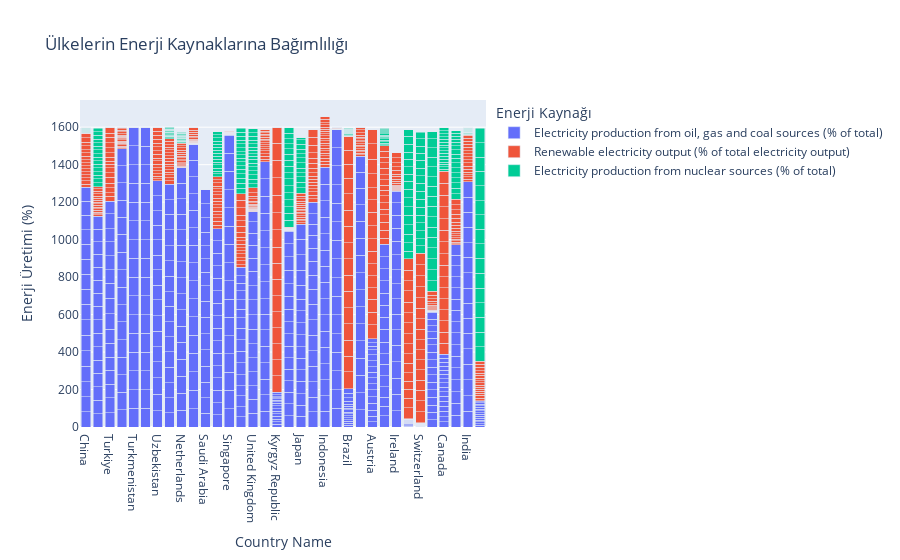
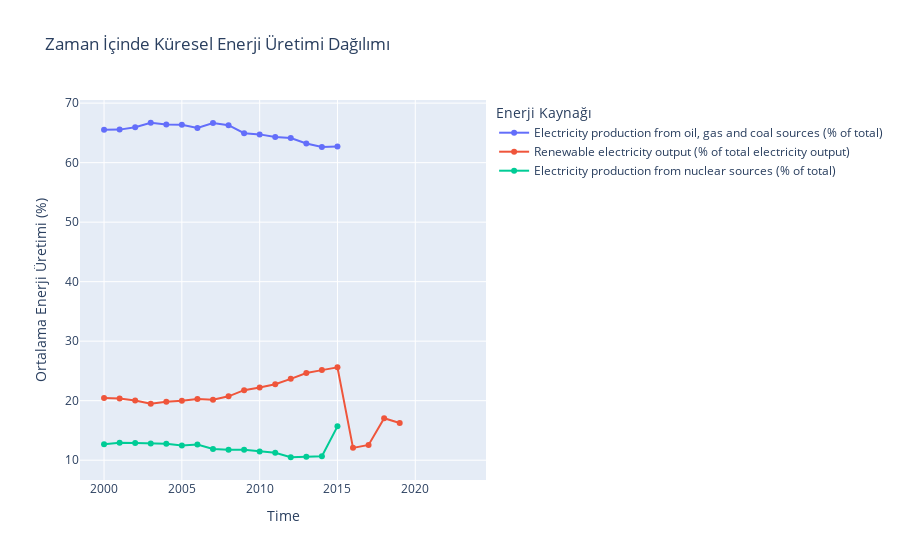

Notebook cell for these charts, in order:
### Code cell
# **Ülkelerin Enerji Kaynaklarına Bağımlılığı (Stacked Bar Chart)**
fig_energy_distribution = px.bar(
    df,
    x="Country Name",
    y=[
        "Electricity production from oil, gas and coal sources (% of total)",
        "Renewable electricity output (% of total electricity output)",
        "Electricity production from nuclear sources (% of total)"
    ],
    title="Ülkelerin Enerji Kaynaklarına Bağımlılığı",
    labels={"value": "Enerji Üretimi (%)", "variable": "Enerji Kaynağı"},
    barmode="stack",
    height=600
)
fig_energy_distribution.show()

# **Zaman İçinde Enerji Üretim Kaynaklarının Değişimi (Line Chart)**
df_trend = df.groupby("Time")[
    ["Electricity production from oil, gas and coal sources (% of total)",
     "Renewable electricity output (% of total electricity output)",
     "Electricity production from nuclear sources (% of total)"]
].mean().reset_index()

fig_energy_trend = px.line(
    df_trend,
    x="Time",
    y=df_trend.columns[1:],
    title="Zaman İçinde Küresel Enerji Üretimi Dağılımı",
    labels={"value": "Ortalama Enerji Üretimi (%)", "variable": "Enerji Kaynağı"},
    markers=True
)
fig_energy_trend.show()

### Figure 1 — Plotly figure (JSON) as saved in the notebook; plotly's stock layout.template omitted (floating-point values rounded to 4 significant figures; data arrays with more than 128 entries replaced by an {"elided": "..."} marker saying what was removed)
{"data": [{"alignmentgroup": "True", "hovertemplate": "Enerji Kaynağı=Electricity production from oil, gas and coal sources (% of total)<br>Country Name=%{x}<br>Enerji Üretimi (%)=%{y}<extra></extra>", "legendgroup": "Electricity production from oil, gas and coal sources (% of total)", "marker": {"color": "#636efa", "pattern": {"shape": ""}}, "name": "Electricity production from oil, gas and coal sources (% of total)", "offsetgroup": "Electricity production from oil, gas and coal sources (% of total)", "orientation": "v", "showlegend": true, "textposition": "auto", "type": "bar", "x": {"elided": "816 str values"}, "xaxis": "x", "y": {"elided": "816 float values"}, "yaxis": "y"}, {"alignmentgroup": "True", "hovertemplate": "Enerji Kaynağı=Renewable electricity output (% of total electricity output)<br>Country Name=%{x}<br>Enerji Üretimi (%)=%{y}<extra></extra>", "legendgroup": "Renewable electricity output (% of total electricity output)", "marker": {"color": "#EF553B", "pattern": {"shape": ""}}, "name": "Renewable electricity output (% of total electricity output)", "offsetgroup": "Renewable electricity output (% of total electricity output)", "orientation": "v", "showlegend": true, "textposition": "auto", "type": "bar", "x": {"elided": "816 str values"}, "xaxis": "x", "y": {"elided": "816 float values"}, "yaxis": "y"}, {"alignmentgroup": "True", "hovertemplate": "Enerji Kaynağı=Electricity production from nuclear sources (% of total)<br>Country Name=%{x}<br>Enerji Üretimi (%)=%{y}<extra></extra>", "legendgroup": "Electricity production from nuclear sources (% of total)", "marker": {"color": "#00cc96", "pattern": {"shape": ""}}, "name": "Electricity production from nuclear sources (% of total)", "offsetgroup": "Electricity production from nuclear sources (% of total)", "orientation": "v", "showlegend": true, "textposition": "auto", "type": "bar", "x": {"elided": "816 str values"}, "xaxis": "x", "y": {"elided": "816 float values"}, "yaxis": "y"}], "layout": {"autosize": true, "barmode": "stack", "legend": {"title": {"text": "Enerji Kaynağı"}, "tracegroupgap": 0}, "title": {"text": "Ülkelerin Enerji Kaynaklarına Bağımlılığı"}, "xaxis": {"anchor": "y", "autorange": true, "domain": [0, 1], "range": [-0.5, 33.5], "title": {"text": "Country Name"}, "type": "category"}, "yaxis": {"anchor": "x", "autorange": true, "domain": [0, 1], "range": [0, 1745.0], "title": {"text": "Enerji Üretimi (%)"}, "type": "linear"}}}

### Figure 2 — Plotly figure (JSON) as saved in the notebook; plotly's stock layout.template omitted (floating-point values rounded to 4 significant figures)
{"data": [{"hovertemplate": "Enerji Kaynağı=Electricity production from oil, gas and coal sources (% of total)<br>Time=%{x}<br>Ortalama Enerji Üretimi (%)=%{y}<extra></extra>", "legendgroup": "Electricity production from oil, gas and coal sources (% of total)", "line": {"color": "#636efa", "dash": "solid"}, "marker": {"symbol": "circle"}, "mode": "lines+markers", "name": "Electricity production from oil, gas and coal sources (% of total)", "orientation": "v", "showlegend": true, "type": "scatter", "x": [2000, 2001, 2002, 2003, 2004, 2005, 2006, 2007, 2008, 2009, 2010, 2011, 2012, 2013, 2014, 2015, 2016, 2017, 2018, 2019, 2020, 2021, 2022, 2023], "xaxis": "x", "y": [65.51, 65.55, 65.94, 66.71, 66.41, 66.36, 65.81, 66.66, 66.3, 64.94, 64.75, 64.31, 64.14, 63.23, 62.63, 62.7, null, null, null, null, null, null, null, null], "yaxis": "y"}, {"hovertemplate": "Enerji Kaynağı=Renewable electricity output (% of total electricity output)<br>Time=%{x}<br>Ortalama Enerji Üretimi (%)=%{y}<extra></extra>", "legendgroup": "Renewable electricity output (% of total electricity output)", "line": {"color": "#EF553B", "dash": "solid"}, "marker": {"symbol": "circle"}, "mode": "lines+markers", "name": "Renewable electricity output (% of total electricity output)", "orientation": "v", "showlegend": true, "type": "scatter", "x": [2000, 2001, 2002, 2003, 2004, 2005, 2006, 2007, 2008, 2009, 2010, 2011, 2012, 2013, 2014, 2015, 2016, 2017, 2018, 2019, 2020, 2021, 2022, 2023], "xaxis": "x", "y": [20.44, 20.35, 20.04, 19.5, 19.83, 19.98, 20.29, 20.14, 20.73, 21.77, 22.21, 22.77, 23.67, 24.65, 25.14, 25.61, 12.07, 12.56, 17.04, 16.25, null, null, null, null], "yaxis": "y"}, {"hovertemplate": "Enerji Kaynağı=Electricity production from nuclear sources (% of total)<br>Time=%{x}<br>Ortalama Enerji Üretimi (%)=%{y}<extra></extra>", "legendgroup": "Electricity production from nuclear sources (% of total)", "line": {"color": "#00cc96", "dash": "solid"}, "marker": {"symbol": "circle"}, "mode": "lines+markers", "name": "Electricity production from nuclear sources (% of total)", "orientation": "v", "showlegend": true, "type": "scatter", "x": [2000, 2001, 2002, 2003, 2004, 2005, 2006, 2007, 2008, 2009, 2010, 2011, 2012, 2013, 2014, 2015, 2016, 2017, 2018, 2019, 2020, 2021, 2022, 2023], "xaxis": "x", "y": [12.68, 12.91, 12.9, 12.79, 12.75, 12.47, 12.62, 11.89, 11.75, 11.77, 11.47, 11.23, 10.49, 10.58, 10.66, 15.68, null, null, null, null, null, null, null, null], "yaxis": "y"}], "layout": {"autosize": true, "legend": {"title": {"text": "Enerji Kaynağı"}, "tracegroupgap": 0}, "title": {"text": "Zaman İçinde Küresel Enerji Üretimi Dağılımı"}, "xaxis": {"anchor": "y", "autorange": true, "domain": [0, 1], "range": [1999.0, 2024.0], "title": {"text": "Time"}, "type": "linear"}, "yaxis": {"anchor": "x", "autorange": true, "domain": [0, 1], "range": [5.855, 71.34], "title": {"text": "Ortalama Enerji Üretimi (%)"}, "type": "linear"}}}
